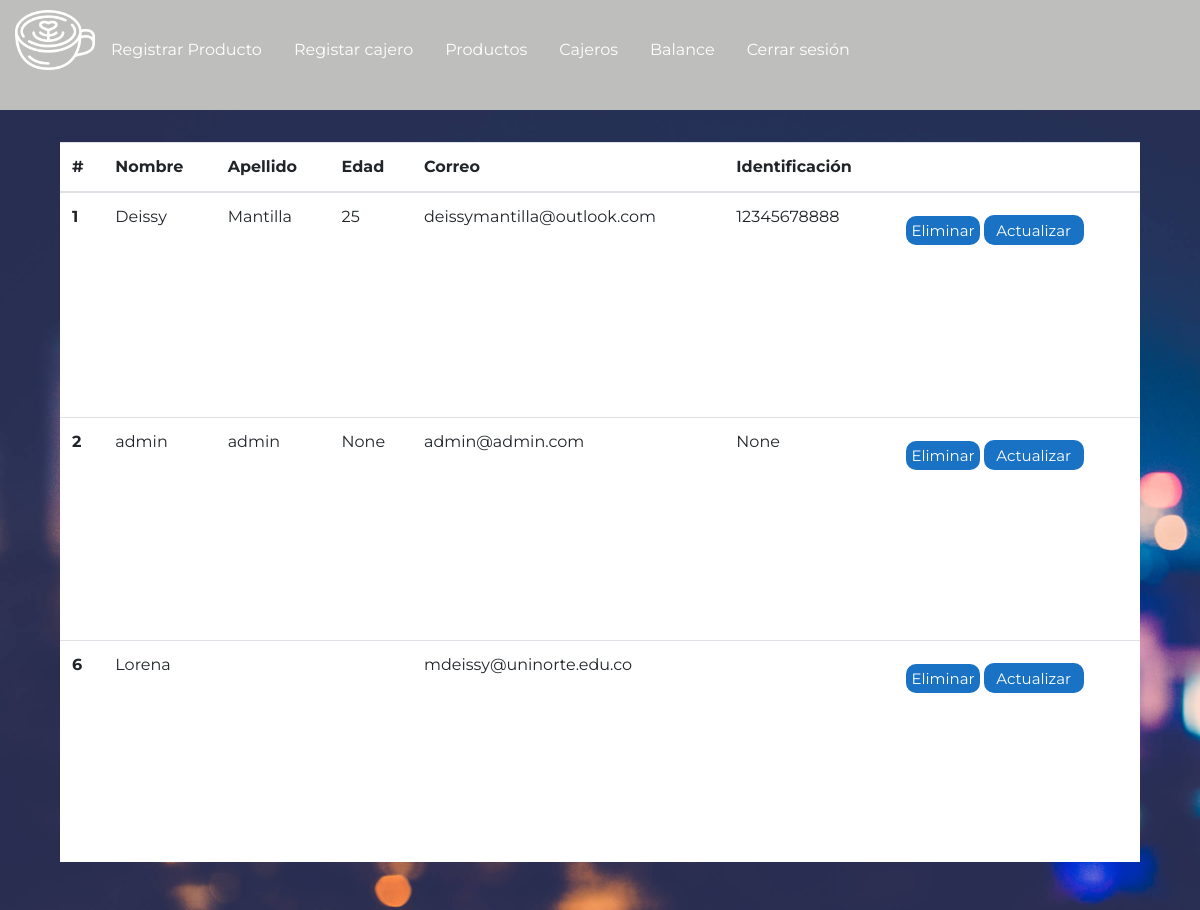
Screenshot of /cajeros (signed in) with the database file from the repository.
### tables this page shows
CREATE TABLE usuarios (Nombre STRING NOT NULL, Apellido STRING, Correo STRING NOT NULL UNIQUE, Edad STRING, Identificacion STRING, Direccion STRING, Genero STRING, Contraseña STRING NOT NULL, URLimagen STRING, id INTEGER PRIMARY KEY AUTOINCREMENT);

### app.py (the view, shortened to what this page needs)
@app.route('/cajeros', defaults={'exito': None, 'idP': None}, methods=['GET', 'POST'])
@app.route('/cajeros/<exito>', defaults={'idP': None}, methods=['GET', 'POST'])
@app.route('/cajeros/<idP>', defaults={'exito': None}, methods=['GET', 'POST'])
def cajeros(exito, idP):
    if 'username' in session and session['rol'] == 'admin':
        if request.method == 'GET':
            if idP:
                with sqlite3.connect("brioche.db") as con:
                    try:
                        cur = con.cursor()
                        cur.execute("delete from usuarios where id = ?", idP)
                    except:
                        exito = 'error'
                    finally:
                        return redirect(url_for('cajeros'))
            else:
                con = sqlite3.connect("brioche.db")
                con.row_factory = sqlite3.Row
                cur = con.cursor()
                cur.execute("select * from usuarios")
                cajeros = cur.fetchall()
                return render_template('html/usuarios.html', cajeros=cajeros, exito=exito)
    elif 'username' in session:
        return redirect(url_for('ventas'))
    else:
        return redirect(url_for('home'))

### templates/html/usuarios.html (shortened to what this page needs)
<!DOCTYPE html>
<html lang="en">
<head>
    <link rel="stylesheet" href="https://cdn.jsdelivr.net/npm/bootstrap@4.5.3/dist/css/bootstrap.min.css">
    <link rel="stylesheet" href="{{url_for('static', filename='css/usuarios.css')}}">
    <link rel="stylesheet" href="{{url_for('static', filename='css/nav.css')}}">
  </head>
  {% if exito == "enviado" %}
  <body onload="alert('cambios guardados')">
  {% elif exito == "error" %}
    <body onload="alert('intente nuevamente')">
    {% else %}
    <body>
  {% endif %}
  <nav class="nav">
    <img src="{{url_for('static', filename='img/latte.png')}}" alt="">
    <a href="{{url_for('registroProducto')}}" class="nav-link active">Registrar Producto</a>
    <a href="{{url_for('registroCajero')}}" class="nav-link">Registar cajero</a>
    <a href="{{url_for('productos')}}" class="nav-link">Productos</a>
    <a href="{{url_for('cajeros')}}" class="nav-link">Cajeros</a>
    <a href="{{url_for('balance')}}" class="nav-link">Balance</a>
    <a href="{{url_for('cerrarSesion')}}" class="nav-link">Cerrar sesión</a>
  </nav>
  <div class="contenedorTabla">
    <table class="table">
        <thead>
          <tr>
            <th scope="col">#</th>
            <th scope="col">Nombre</th>
            <th scope="col">Apellido</th>
            <th scope="col">Edad</th>
            <th scope="col">Correo</th>
            <th scope="col">Identificación</th>
            <th scope="col"></th>
          </tr>
        </thead>
        <tbody>
          {% for cajero in cajeros%}
          <tr>
            <th scope="row" id="id{{cajero.id}}">{{cajero.id}}</th>
            <td id="nombre{{cajero.id}}">{{cajero.nombre}}</td>
            <td id="apellido{{cajero.id}}">{{cajero.apellido}}</td>
            <td id="edad{{cajero.id}}">{{cajero.edad}}</td>
            <td id="correo{{cajero.id}}">{{cajero.correo}}</td>
            <td id="identificacion{{cajero.id}}">{{cajero.identificacion}}</td>
            <td>
              <a href="/cajeros/{{cajero.id}}" class="boton " id="{{cajero.id}}" >Eliminar</a>
              <button class="boton" data-toggle="modal" data-target="#exampleModal" onclick="abrirModalCajeros(this.id)" id="{{cajero.id}}">Actualizar</button>
            </td>
          </tr>
          {% endfor%}
        </tbody>
      </table>
  </div>
</body>
</html>

### static/css/usuarios.css (style rules this page uses)
* { margin: 0; padding: 0; box-sizing: border-box; font-family: "Montserrat", sans-serif; }
body { height: 100vh; width: 100vw; }
.contenedorTabla { width: 100%; height: 100%; background-image: url("../img/background.jpg"); background-size: cover; display: flex; justify-content: center; align-items: center; }
.table { background-color: white; width: 90vw; height: 90%; }
.boton { background-color: #1a72c4; color: white; border-radius: 10px; border: 0; font-size: 15px; min-width: 100px; max-width: auto; margin-top: 10px; height: 30px; color: white; padding: 5px; }

### static/css/nav.css (style rules this page uses)
* { margin: 0; padding: 0; box-sizing: border-box; font-family: "Montserrat", sans-serif; }
nav a { height: 10vh; margin-top: 30px; color: white; }
nav > img { width: 80px; height: 80px; margin-left: 15px; }
nav { background-color: #bebebc; }

### rows the page displays
usuarios: id "1", nombre "Deissy", apellido "Mantilla", edad "25", correo "deissymantilla@outlook.com", identificacion "12345678888"
usuarios: id "2", nombre "admin", apellido "admin", edad "None", correo "admin@admin.com", identificacion "None"
usuarios: id "6", nombre "Lorena", correo "mdeissy@uninorte.edu.co"
